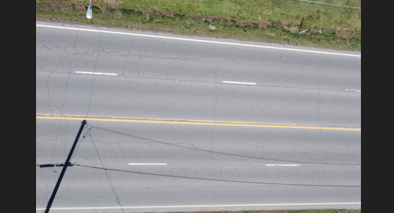
#> input picture sudoku1.png, 394 x 213 px
$ jupyter execute H5V2.ipynb
#> lines starting #> are read from the running program, lines starting #| are printed output that depends on the picture; after the words box and inside, x2 and y2 are one past the last pixel; in counts of white or black regions, pixels touching at a corner belong together; long printed decimals are rounded
[cell 1]
import sys
import math
import cv2
import cv2 as cv
import numpy as np
def main(argv):

    img = cv2.imread("sudoku1.png")
#> img is the input picture: shape (213, 394, 3); mean B, G, R 134.4, 136.1, 136.1
    default_file = 'sudoku1.png'
    filename = argv[0] if len(argv) > 0 else default_file
    # Loads an image
    src = cv.imread("sudoku1.png", cv.IMREAD_GRAYSCALE)
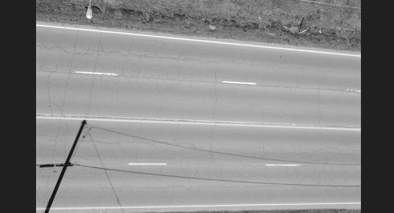
#> src: shape (213, 394); min 21, max 254, mean 136.1


    # Check if image is loaded fine
    if src is None:
        print ('Error opening image!')
        print ('Usage: hough_lines.py [image_name -- default ' + default_file + '] \n')
        return -1


    dst = cv.Canny(src, 50, 200, None, 3)
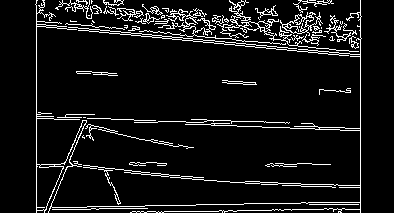
#> dst: shape (213, 394); 7.9% white in thin lines or dots, all inside (x1, y1, x2, y2) = (35, 0, 362, 213)

    # Copy edges to the images that will display the results in BGR
    cdst = cv.cvtColor(dst, cv.COLOR_GRAY2BGR)
    cdstP = np.copy(cdst)

    lines = cv.HoughLines(dst, 1, np.pi / 180, 150, None, 0, 0)
#> lines = [[208, 1.55], [36, 0], [360, 0], [19, 1.68], [23, 1.66], [115, 1.61], [117, 1.61], [112, 1.62]]
    print(len(lines))
#| 8
    if lines is not None:
        for i in range(0, len(lines)):
            i = 5
            rho = lines[i][0][0]
            theta = lines[i][0][1]
            a = math.cos(theta)
            b = math.sin(theta)
            x0 = a * rho
            y0 = b * rho
            pt1 = (int(x0 + 1000*(-b)), int(y0 + 1000*(a)))
            pt2 = (int(x0 - 1000*(-b)), int(y0 - 1000*(a)))
            line = cv.line(cdst, pt1, pt2, (0,0,255), 3, cv.LINE_AA)
            dist = math.sqrt((pt2[0]-pt1[0])**2 + (pt2[1]-pt1[1])**2)
            print("Line width:", dist)
#> this loop made 8 passes
#| Line width: 1999.191
#| Line width: 1999.191
#| Line width: 1999.191
#| Line width: 1999.191
#| Line width: 1999.191
#| Line width: 1999.191
#| Line width: 1999.191
#| Line width: 1999.191
#> pass 1, in main, `line = cv.line(cdst, pt1, pt2, (0,0,255), 3, cv.LINE_AA)`:
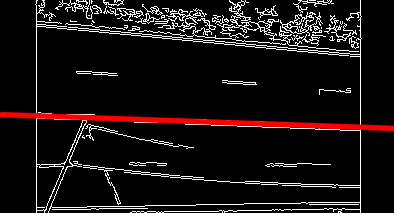
#> line: shape (213, 394, 3); mean B, G, R 18.7, 18.7, 25.1
#> pass 2, in main, `line = cv.line(cdst, pt1, pt2, (0,0,255), 3, cv.LINE_AA)`:
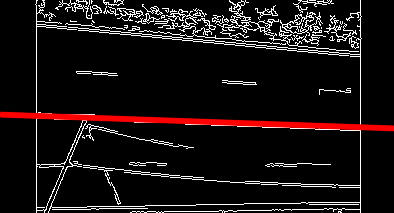
#> line: shape (213, 394, 3); 1.4% of pixels changed, all inside (x1, y1, x2, y2) = (0, 111, 394, 132)
#> after the loop:
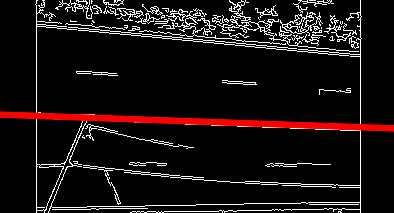
#> cdst: shape (213, 394, 3); mean B, G, R 18.3, 18.3, 26.1

    linesP = cv.HoughLinesP(dst, 1, np.pi / 180, 50, None, 50, 10)
#> linesP = 44 rows, first 6: [251, 203, 360, 202], [36, 212, 36, 0], [360, 212, 360, 0], [37, 26, 192, 40], [42, 24, 355, 56], [59, 4, 247, 20]

    # [4 lines of commented-out code are left out]

    cv.imshow("Source", src)
    cv.imshow("Detected Lines (in red) - Standard Hough Line Transform", cdst)
  #  cv.imshow("Detected Lines (in red) - Probabilistic Line Transform", cdstP)

    cv.waitKey()
    return 0

if __name__ == "__main__":
    main(sys.argv[1:])

$ run again, with sudoku.png copied over sudoku1.png
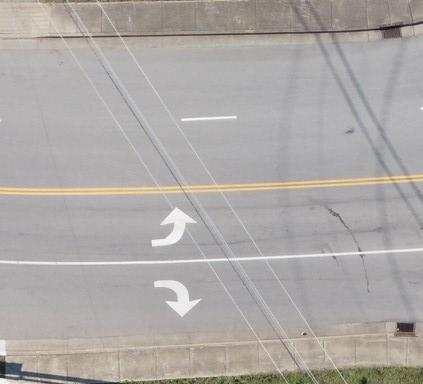
#> input picture sudoku.png, 423 x 384 px
#> in main, img is the input picture: shape (384, 423, 3); mean B, G, R 166, 168.9, 173.1
#> in main, `dst = cv.Canny(src, 50, 200, None, 3)`:
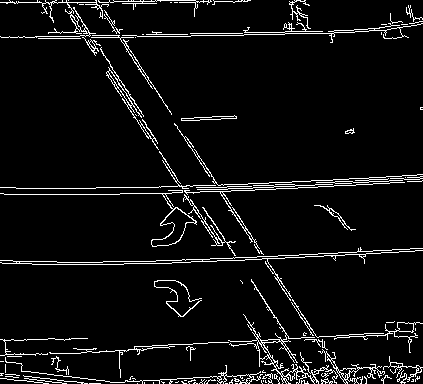
#> dst: shape (384, 423); 5.8% white in thin lines or dots
#> lines = 22 rows, first 8: [-82, 2.57], [37, 1.55], [-80, 2.57], [39, 1.55], [189, 1.55], [353, 1.52], [-51, 2.57], [-49, 2.57]
#| 22
#> the loop in main, `for i in range(0, len(lines)):` made 22 passes
#| Line width: 1999.706
#| Line width: 1999.706
#| Line width: 1999.706
#| Line width: 1999.706
#| Line width: 1999.706
#> (further printed lines are left out)
#> after the loop in main, `for i in range(0, len(lines)):`:
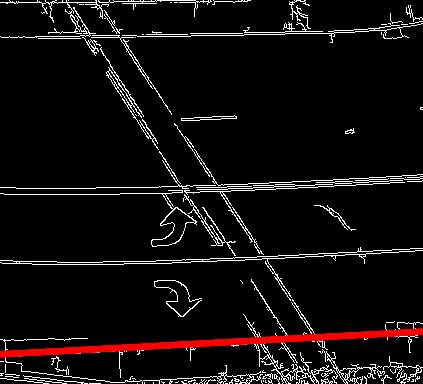
#> cdst: shape (384, 423, 3); mean B, G, R 13.6, 13.6, 18.1
#> linesP = 66 rows, first 6: [188, 139, 347, 383], [190, 146, 344, 382], [67, 38, 135, 37], [162, 160, 217, 245], [107, 71, 220, 245], [1, 37, 136, 35]
